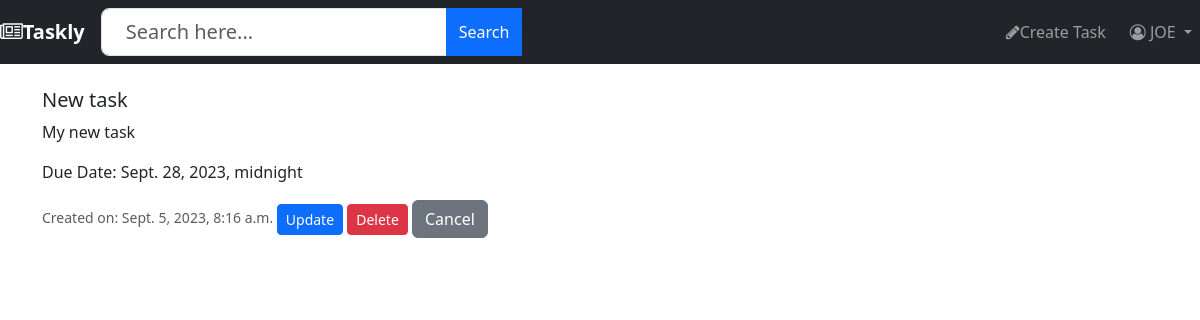
/task/new-task/ (signed in), run on the app's committed database.
### Taskly/models.py (models this page shows, shortened)
class CustomUser(AbstractUser):
    email = models.EmailField(unique=True)
    description = models.TextField("Description", max_length=600, default='', blank=True)
    groups = models.ManyToManyField(
        'auth.Group',
        related_name='custom_users',  # Choose a custom related_name
        blank=True,
        help_text='The groups this user belongs to.',
        verbose_name='groups',
    )
    user_permissions = models.ManyToManyField(
        'auth.Permission',
        related_name='custom_users',  # Choose a custom related_name
        blank=True,
        help_text='Specific permissions for this user.',
        verbose_name='user permissions',
    )

class Task(models.Model):
    title = models.CharField(max_length=200)  # Title of the task
    description = models.TextField(blank=True, null=True)  # Optional task description
    created_at = models.DateTimeField(auto_now_add=True)  # Timestamp when the task was created
    due_date = models.DateTimeField(blank=True, null=True)  # Optional due date for the task
    completed = models.BooleanField(default=False)  # Whether the task has been completed
    user = models.ForeignKey(settings.AUTH_USER_MODEL, on_delete=models.CASCADE)  # User who owns the task
    slug = models.SlugField(max_length=200, blank=True, null=True)  # Slug field for pretty URLs
    class Meta:
        order_with_respect_to = 'user'

### Taskly/views.py (the view)
# urls.py: path('task/<slug:slug>/', taskDetailView.as_view(), name='task-detail'),
class taskDetailView(LoginRequiredMixin, DetailView):
    model = Task
    def get_queryset(self):
        return Task.objects.filter(user=self.request.user)

### Taskly/templates/Taskly/task_detail.html (shortened to what this page needs)
{% extends 'base.html' %}
{% block content %}
<li class="list-group-item">
    <h5>{{ task.title }}</h5>
    <p>{{ task.description }}</p>
    <p>Due Date: {{ task.due_date }}</p>
    <small class="text-muted">Created on: {{ task.created_at }} </small>
    <a href="{% url 'Taskly:task-update' slug=task.slug %}" class="btn btn-primary btn-sm">Update</a>
    <a href="{% url 'Taskly:task-delete' slug=task.slug %}" class="btn btn-danger btn-sm">Delete</a>
    <a href="{% url 'Taskly:homepage' %}" class="btn btn-secondary">Cancel</a>
</li>
{% endblock %}

### Taskly/templates/base.html (shortened to what this page needs)
{% load crispy_forms_tags %}
<!DOCTYPE html>
<html lang="en">
<head>
    <link rel="stylesheet" href="https://cdn.jsdelivr.net/npm/bootstrap@5.3.0/dist/css/bootstrap.min.css">
    <link rel="stylesheet" href="https://cdnjs.cloudflare.com/ajax/libs/font-awesome/4.7.0/css/font-awesome.min.css">
</head>
<body>
    <nav class="navbar navbar-expand-xl navbar-dark bg-dark">
        {% if user.is_authenticated %}
        <a href="{% url 'Taskly:homepage' %}" class="navbar-brand"><i class="fa fa-newspaper-o"></i><b>Taskly</b></a>
        <div id="navbarCollapse" class="collapse navbar-collapse justify-content-between">
            <form class="navbar-form form-inline" method="GET" action="{% url 'Taskly:search' %}">
                <div class="input-group search-box">
                    <input type="text" id="search" name="q" class="form-control form-control-lg py-2 px-4 mr-9" placeholder="Search here..."> <button type="submit" class="btn btn-primary">Search</button>
                    <span class="input-group-addon"><i class="material-icons">&#xE8B6;</i></span>
                </div>
            </form>
            <div class="navbar-nav">
            {% endif %}
                {% if user.is_authenticated %}
                <div class="d-flex align-items-center">
                    <a href="{% url 'Taskly:task-create' %}" class="nav-item nav-link mx-2"><i class="fa fa-pencil"></i><span>Create Task</span></a>
                </div>
                <div class="d-flex align-items-center">
                    <div class="nav-item dropdown">
                        <a href="#" data-toggle="dropdown" class="nav-item nav-link dropdown-toggle user-action">
                            <i class="fa fa-user-circle-o"></i> {{ user.username|upper }} <b class="caret"></b>
                        </a>
                    </div>
                </div>
                {% else %}
                <div class="d-flex align-items-center">
                    <a href="{% url 'Taskly:register' %}" class="btn btn-primary mx-2">Create Account</a>
                    <a href="{% url 'Taskly:login' %}" class="btn btn-secondary">Login</a>
                </div>
                {% endif %}
            </div>
        </div>
    </nav>
    <div class="container mt-4">
        {% block content %}
        {% endblock %}
    </div>
</body>
</html>

### data on the page
CustomUser: username "JOE"
Task: title "New task", description "My new task", due_date "Sept. 28, 2023, midnight", created_at "Sept. 5, 2023, 8:16 a.m."
